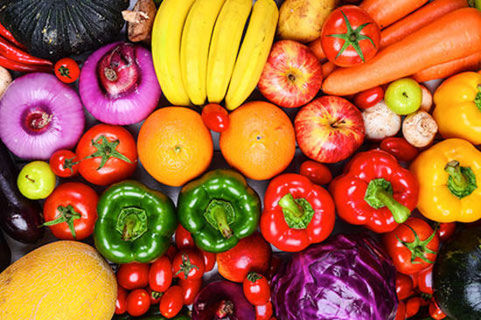
#> input picture input.jpg, 481 x 320 px
$ python main.py
#> lines starting #> are read from the running program, lines starting #| are printed output that depends on the picture
from PIL import Image
import numpy as np
import math


def main():

    in_img = Image.open(input("[INPUT] Enter the address of an image: "))
#> the answer given: input.jpg
#> in_img is the input picture: PIL image 481x320 RGB; mean R, G, B 171.7, 100.1, 52.5
    convert_to_grayscale(in_img)
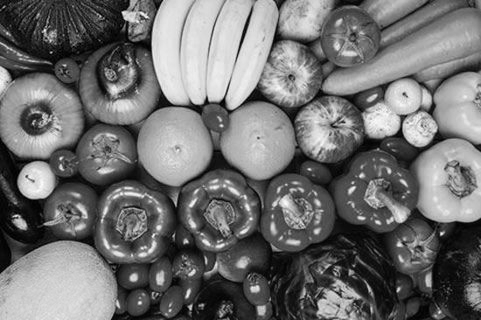
#> in_img: PIL image 481x320 RGB; min 0, max 253, mean 111.4
    ordered_dithering(in_img)

    in_img.show()
    in_img.save('output.jpg')


def ordered_dithering(img):
    width, height = img.size
#> width = 481; height = 320
    pixels = img.load()
    n = 0

    while True:
        n = int(input("[INPUT] Enter size of dithering matrix - must be power of two (enter 2 for 2X2 matrix): "))
        if math.log(n, 2).is_integer():
            break
        else:
            print("[ERROR]: Size of matrix must be power of two")
#> this loop made 6 passes; the answer given on pass 1: 100

    clr_res = 256
    L = clr_res / ((n ** 2) + 1)
    d = build_dithering_matrix(n)

    for x in range(width):
        for y in range(height):
            c_list = list(pixels[x, y])
            i = x % n
            j = y % n
            z = int(c_list[0] / L)
            if z <= d[i][j]:
                pixels[x, y] = (255, 255, 255)
            else:
                pixels[x, y] = (0, 0, 0)


def convert_to_grayscale(img):
    width, height = img.size
    pixels = img.load()

    for i in range(width):
        for j in range(height):
            c_list = list(pixels[i, j])
            y = int(0.2126 * c_list[0] + 0.7152 * c_list[1] + 0.0722 * c_list[2])
            pixels[i, j] = (y, y, y)


def build_dithering_matrix(size):
    if size == 2:
        return np.array([[0, 2],
                         [3, 1]])
    m0 = np.multiply(build_dithering_matrix(size / 2), 4)
    m1 = np.add(np.multiply(build_dithering_matrix(size / 2), 4), 2)
    m2 = np.add(np.multiply(build_dithering_matrix(size / 2), 4), 3)
    m3 = np.add(np.multiply(build_dithering_matrix(size / 2), 4), 1)

    return np.concatenate((np.concatenate((m0, m1), axis=1), np.concatenate((m2, m3), axis=1)))


if __name__ == '__main__':
#> (the run stopped early here; a loop or call above may not have finished)
